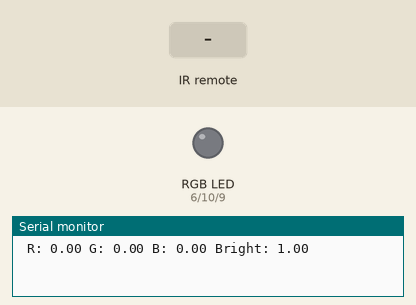
Recording of a sketch running on a simulated Arduino Uno, built with avr-gcc and run on an emulated ATmega328P. On the bench: an RGB LED mixed from three pins (HIGH = lit), the last lines printed to the serial monitor. The inputs (shaded band) are chosen by the test bench. Dim RGB values are drawn brighter than linear.

Above: at 1.2 s.
1.3 s: infrared code 0xFFA25D received
At 2.6 s:
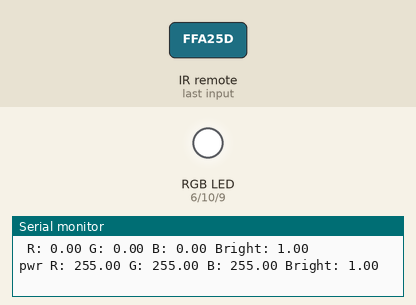
2.9 s: infrared code 0xFFE01F received
At 4.0 s:
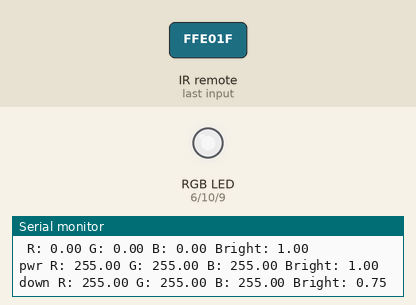
4.5 s: infrared code 0xFF629D received
At 5.2 s:
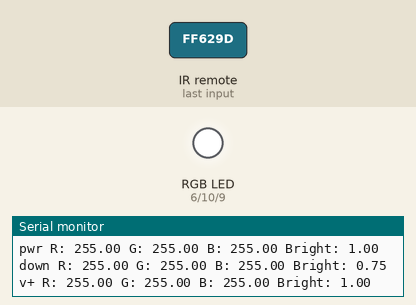
6.1 s: infrared code 0xFFA857 received
At 7.4 s:
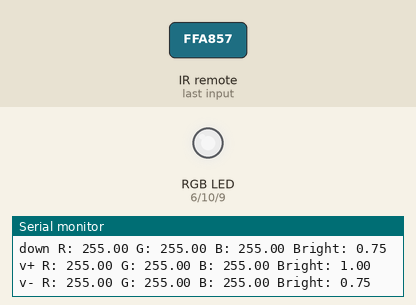
7.7 s: infrared code 0xFFE01F received
At 8.8 s:
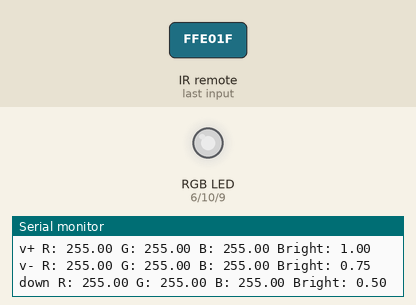
Timing chart, 0 to 10.3 s (numbered marks = the images above; inputs shaded):
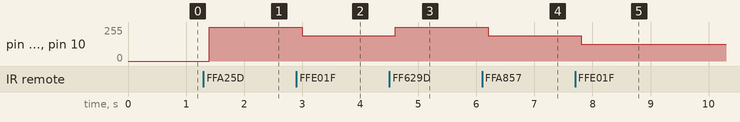

Measured:
- after the input at 1.3 s, pin 6 (rPin), pin 9 (bPin), pin 10 (gPin): 0/255 → 255/255 after 0.10 s
- after the input at 2.9 s, pin 6 (rPin), pin 9 (bPin), pin 10 (gPin): 255/255 → 191/255 after 0.10 s
- after the input at 4.5 s, pin 6 (rPin), pin 9 (bPin), pin 10 (gPin): 191/255 → 255/255 after 0.10 s
- after the input at 6.1 s, pin 6 (rPin), pin 9 (bPin), pin 10 (gPin): 255/255 → 191/255 after 0.10 s
- after the input at 7.7 s, pin 6 (rPin), pin 9 (bPin), pin 10 (gPin): 191/255 → 127/255 after 0.10 s

The sketch:

remoteRGB.ino.ino
```cpp
#include <IRremote.h>

  int rPin = 6;
    float rVal;
  int gPin = 10;
    float gVal;
  int bPin = 9;
    float bVal;
  float bright = 1.;
    float dimInc = .25;


  int rcvrPin = 5;
    IRrecv IR(rcvrPin);
    decode_results cmd;
    String myCom;

   int dt = 100;

void setup() {
  pinMode(rcvrPin,INPUT);
  pinMode(rPin,OUTPUT);
  pinMode(gPin,OUTPUT);
  pinMode(bPin,OUTPUT);

  Serial.begin(9600);
  IR.enableIRIn();
}

void loop() {

  Serial.print(myCom);
  Serial.print(" R: ");
  Serial.print(rVal);
  Serial.print(" G: ");
  Serial.print(gVal);
  Serial.print(" B: ");
  Serial.print(bVal);
  Serial.print(" Bright: ");
  Serial.println(bright);

  analogWrite(rPin,rVal*bright);
  analogWrite(gPin,gVal*bright);
  analogWrite(bPin,bVal*bright);

  while(IR.decode(&cmd)==0){
  }

//read ir command
  if(cmd.value==0xFFA25D){
    myCom="pwr";
  }
  if(cmd.value==0xFF629D){
    myCom="v+";
  }
  if(cmd.value==0xFFE21D){
    myCom="stop";
  }
  if(cmd.value==0xFF22DD){
    myCom="rwd";
  }
  if(cmd.value==0xFF02FD){
    myCom="play";
  }
  if(cmd.value==0xFFC23d){
    myCom="ff";
  }
  if(cmd.value==0xFFE01F){
    myCom="down";
  }
  if(cmd.value==0xFFA857){
    myCom="v-";
  }
  if(cmd.value==0xFF906F){
    myCom="up";
  }
  if(cmd.value==0xFF6897){
    myCom="zero";
  }
  if(cmd.value==0xFF9867){
    myCom="eq";
  }
  if(cmd.value==0xFFB04F){
    myCom="st";
  }
  if(cmd.value==0xFF30CF){
    myCom="one";
  }
  if(cmd.value==0xFF18E7){
    myCom="two";
  }
  if(cmd.value==0xFF7A85){
    myCom="three";
  }
  if(cmd.value==0xFF10EF){
    myCom="four";
  }
  if(cmd.value==0xFF38C7){
    myCom="five";
  }
  if(cmd.value==0xFF5AA5){
    myCom="six";
  }
  if(cmd.value==0xFF42BD){
    myCom="seven";
  }
  if(cmd.value==0xFF4AB5){
    myCom="eight";
  }
  if(cmd.value==0xFF52AD){
    myCom="nine";
  }
  delay(dt);
  IR.resume();

//set pins by command
  if(myCom=="pwr"){
    rVal=255.;
    gVal=255.;
    bVal=255.;
    bright=1.;
  }

  if(myCom=="stop"){
    bright=0.;
  }
  if(myCom=="v-" || myCom=="down"){
    if(bright>0.){
      bright-=dimInc;
    }

  }
  if(myCom=="v+" || myCom=="up"){
    if(bright<1.){
      bright+=dimInc;
    }
  }

  if(myCom=="one"){
    rVal=255.;
    gVal=0.;
    bVal=0.;
  }
  if(myCom=="two"){
    rVal=0.;
    gVal=255.;
    bVal=0.;
  }
  if(myCom=="three"){
    rVal=0.;
    gVal=0.;
    bVal=255.;
  }

  if(myCom=="four"){
    rVal=0.;
    gVal=255.;
    bVal=255.;
    //cyan
  }
  if(myCom=="five"){
    rVal=255.;
    gVal=255.;
    bVal=0.;
    //yellow
  }
  if(myCom=="six"){
    rVal=255.;
    gVal=0.;
    bVal=255.;
    //magenta
  }

}
```
